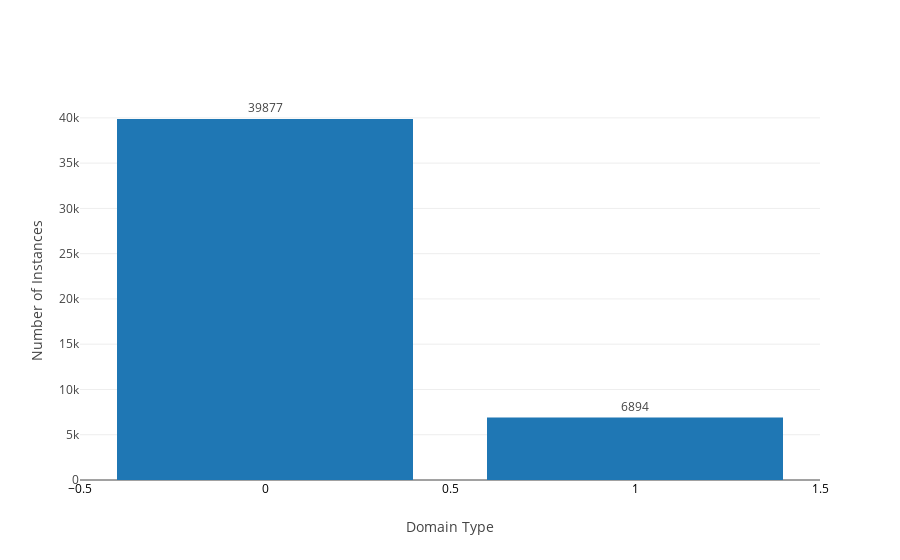

Source (notebook cell):
### Code cell
data = [go.Bar(x=df.Target.value_counts().index.values,
               y=df.Target.value_counts().values,
               text=df.Target.value_counts().values,
               textposition = 'outside',
            )]
layout = go.Layout( xaxis=dict(title='Domain Type',tickfont=dict(size=12,color='black')),
                    yaxis=dict(title='Number of Instances'))
fig = go.Figure(data=data, layout=layout)
iplot(fig)

### Figure 1 — Plotly figure (JSON) as saved in the notebook; plotly's stock layout.template omitted (floating-point values rounded to 4 significant figures)
{"data": [{"text": [39877, 6894], "textposition": "outside", "type": "bar", "uid": "20c7d1ea-157e-4d26-9775-44929350de12", "x": [0, 1], "y": [39877, 6894]}], "layout": {"xaxis": {"tickfont": {"color": "black", "size": 12}, "title": "Domain Type"}, "yaxis": {"title": "Number of Instances"}}}
